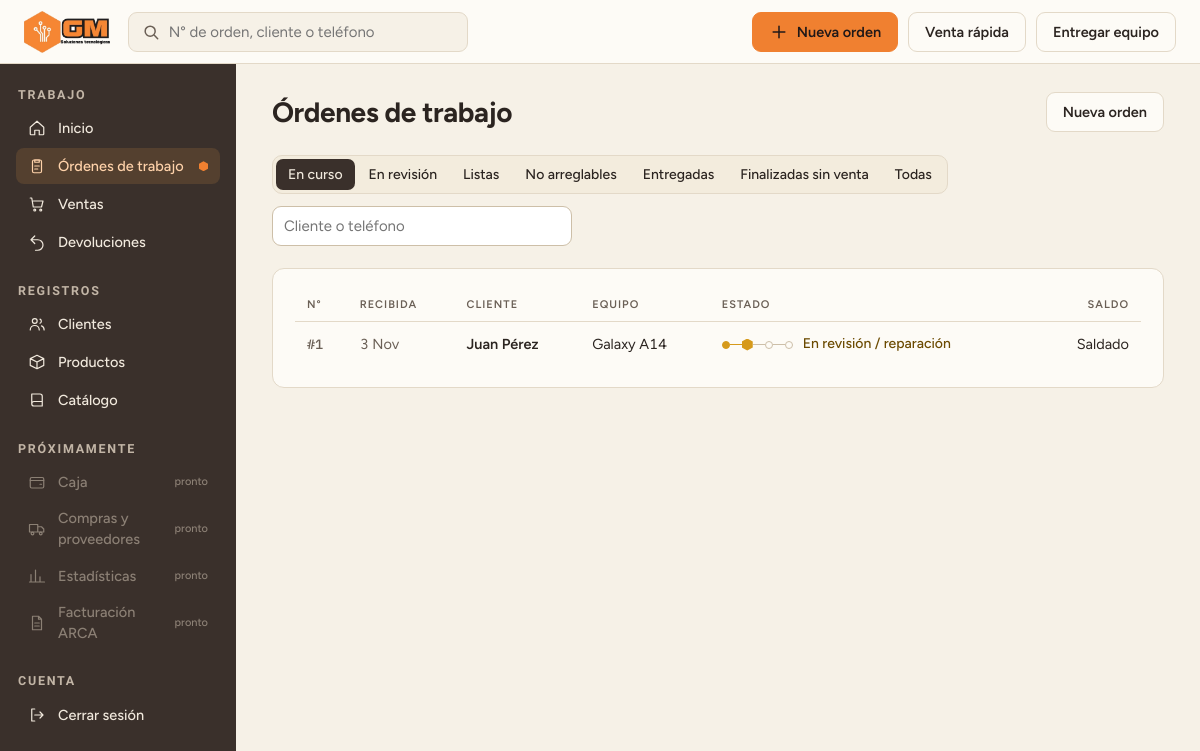
/ordenes/ (signed in), run on an earlier commit of the app's database.
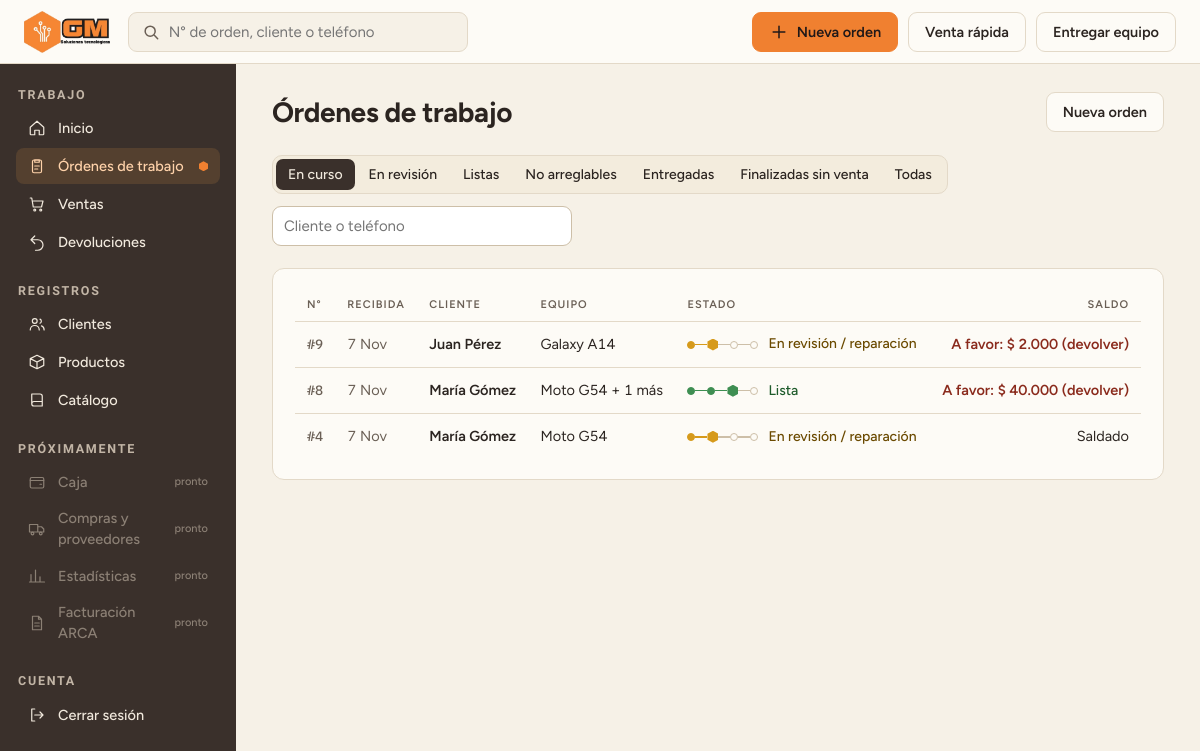
And on a later commit of the database.
### catalogo/models.py (models this page shows, shortened)
class OrdenTrabajo(models.Model):
    cliente = models.ForeignKey("Cliente", on_delete=models.PROTECT, related_name="ordenes")
    fecha_recepcion = models.DateTimeField(auto_now_add=True)
    @property
    def estado(self):
        if self.cerrada:
            return 'cerrada'
        equipos = list(self.equipos.all())
        if not equipos:
            return 'pendiente'
        if any(equipo.estado == 'pendiente' for equipo in equipos):
            return 'pendiente'
        if all(equipo.estado == 'no_arreglable' for equipo in equipos):
            if self.monto_retenido == 0:
                return 'finalizada'
            return 'no_arreglable'
        return 'lista'
    @property
    def total(self):
        total = Decimal("0.00")
        for equipo in self.equipos.all():
            if equipo.estado == "no_arreglable":
                continue        # lo que no se arregla no se cobra
            for linea in equipo.lineas_reparacion.all():
                total += linea.subtotal
        for linea in self.lineas_producto.all():
            total += linea.subtotal
        return total
    @property
    def monto_devuelto(self):
        return sum((d.monto for d in self.devoluciones.all() if d.devuelta), Decimal("0.00"))
    @property
    def monto_pagado(self):
        total = Decimal("0.00")
        for pago in self.pagos.all():
            total += pago.monto
        return total - self.monto_devuelto
    @property
    def monto_adeudado(self):
        return self.total - self.monto_pagado
    @property
    def monto_retenido(self):
        if self.cerrada:
            return Decimal("0.00")
        return self.monto_pagado
    @property
    def cerrada(self):
        return hasattr(self, "venta")

class Cliente(models.Model):
    nombre = models.CharField(max_length=120)
    notas = models.TextField(blank=True)
    email = models.EmailField(blank=True)
    direccion = models.CharField(max_length=200, blank=True)
    def __str__(self):
        return self.nombre

class EquipoRecibido(models.Model):
    orden_trabajo = models.ForeignKey(OrdenTrabajo, on_delete=models.CASCADE, related_name="equipos")
    tipo = models.CharField(max_length=20, choices=EQUIPO_RECIBIDO_ORDEN_CHOICES)
    modelo = models.ForeignKey(ModeloEquipo, on_delete=models.PROTECT, related_name="equipos", blank = True, null = True)
    problema = models.TextField(max_length=500)
    tipo_bloqueo = models.CharField(max_length=20, choices=BLOQUEO_CHOICES, default='ninguno')
    clave_bloqueo = models.CharField(max_length=100, blank=True)
    accesorios_dejados = models.TextField(max_length=300, blank = True)
    estado = models.CharField(max_length=20, default= 'pendiente', choices=EQUIPO_ORDEN_ESTADO_CHOICES)

class ModeloEquipo(models.Model):
    nombre = models.CharField(max_length=60)
    marca = models.ForeignKey(Marca, on_delete=models.PROTECT, related_name="modelos",
                              limit_choices_to={"activa": True})
    tipo = models.CharField(max_length=20, choices= MODELO_EQUIPO_TIPO_CHOICES)
    activo = models.BooleanField(default=True)
    class Meta:
        constraints = [
            models.UniqueConstraint(fields=["marca", "nombre"], name="modelo_unico_por_marca")
        ]

class LineaReparacion(models.Model):
    precio_vendido = models.DecimalField(max_digits=10, decimal_places=2, validators=[MinValueValidator(0)])
    nota = models.TextField(max_length=300, blank=True) #opcional
    equipo = models.ForeignKey(EquipoRecibido, on_delete=models.CASCADE, related_name="lineas_reparacion")
    reparacion = models.ForeignKey(Reparacion, on_delete=models.PROTECT, related_name="lineas")
    @property
    def subtotal(self):
        return self.precio_vendido

class Pago(models.Model):
    orden_trabajo = models.ForeignKey(OrdenTrabajo, on_delete=models.PROTECT,related_name="pagos", null = True, blank = True) #null y blank son para que no sea obligatorio, ya que un pago puede ser de una venta directa
    metodo_pago = models.ForeignKey(MetodoPago, on_delete=models.PROTECT, related_name="pagos")
    venta = models.ForeignKey("Venta", on_delete=models.PROTECT, null=True, blank=True, related_name="pagos")
    monto = models.DecimalField(max_digits=10, decimal_places=2, validators=[MinValueValidator(Decimal("0.01"))])
    recargo_porcentaje = models.DecimalField(max_digits= 5, decimal_places=2, blank=True, validators=[MinValueValidator(0)])
    fecha = models.DateTimeField(auto_now_add=True)
    class Meta:
        constraints = [
            models.CheckConstraint(
                condition=(models.Q(orden_trabajo__isnull=False, venta__isnull=True)
                           | models.Q(orden_trabajo__isnull=True, venta__isnull=False)),
                name="pago_orden_o_venta",
            )
        ]

class LineaProductoAbstracta(models.Model):
    cantidad_adquirida = models.PositiveIntegerField(validators=[MinValueValidator(1)])
    precio_vendido = models.DecimalField(max_digits=10, decimal_places = 2, blank=True, validators=[MinValueValidator(0)])
    producto = models.ForeignKey(Producto, on_delete = models.PROTECT, related_name="%(class)ss")
    class Meta:
        abstract = True
    @property
    def subtotal(self):
        if(self.cantidad_adquirida is None or self.precio_vendido is None):
            return 0
        return self.cantidad_adquirida * self.precio_vendido

class LineaProductoOrden(LineaProductoAbstracta):
    orden_trabajo = models.ForeignKey(OrdenTrabajo, on_delete= models.CASCADE, related_name = "lineas_producto")

### web/views.py (the view)
# urls.py: path("ordenes/", views.ordenes, name="ordenes"),
@login_required
def ordenes(request):
    filtro = request.GET.get("estado", "curso")
    q = request.GET.get("q", "").strip()
    numero = q.lstrip("#")
    if numero.isdigit() and len(numero) <= 6 and OrdenTrabajo.objects.filter(pk=int(numero)).exists():
        return redirect("web:orden_detalle", numero=int(numero))
    consulta = (OrdenTrabajo.objects.select_related("cliente", "venta")
                .prefetch_related(*PREFETCH_ORDEN).order_by("-id"))
    if q:
        consulta = consulta.filter(
            Q(cliente__nombre__icontains=q) | Q(cliente__telefonos__numero__icontains=q)).distinct()
    if filtro == "cerrada":
        consulta = consulta.filter(venta__isnull=False)
    elif filtro != "todas":
        consulta = consulta.filter(venta__isnull=True)
    lista = list(consulta)
    if filtro == "curso":
        lista = [o for o in lista if o.estado in EN_CURSO]
    elif filtro in ("pendiente", "lista", "no_arreglable", "finalizada"):
        lista = [o for o in lista if o.estado == filtro]
    pagina = Paginator(lista, 50).get_page(request.GET.get("pagina"))
    return render(request, "web/ordenes/lista.html", {
        "pagina": pagina, "filtros": FILTROS, "filtro": filtro, "q": q,
    })

### catalogo/models.py (called while the page is built)
    @property
    def devuelta(self):
        return self.fecha_devolucion is not None

### web/templatetags/formato.py (called while the page is built)
def _numero(valor):
    texto = f"{abs(valor):,.2f}".replace(",", "X").replace(".", ",").replace("X", ".")
    return texto[:-3] if texto.endswith(",00") else texto

@register.filter
def pesos(valor):
    return f"$ {_numero(valor)}"

@register.filter
def saldo(orden):
    return saldo_monto(orden.monto_adeudado)

@register.filter
def saldo_monto(pendiente):
    if pendiente > 0:
        return f"Debe {pesos(pendiente)}"
    if pendiente < 0:
        return f"A favor: {pesos(pendiente)} (devolver)"
    return "Saldado"

@register.filter
def estado_texto(orden):
    return ESTADOS[orden.estado][0]

@register.filter
def estado_clase(orden):
    return ESTADOS[orden.estado][1]

@register.filter
def pista(orden):
    actual = PASO_ACTUAL[orden.estado]
    pasos = []
    for i in range(4):
        if i < actual:
            pasos.append("hecho")
        elif i == actual:
            pasos.append("actual")
        else:
            pasos.append("")
    return pasos

### web/templates/web/ordenes/lista.html (shortened to what this page needs)
{% extends "web/base.html" %}
{% load formato %}
{% block contenido %}
<div class="head">
<h1>Órdenes de trabajo</h1>
<a class="btn" href="{% url 'web:orden_nueva' %}">Nueva orden</a>
</div>
<form class="filtros" method="get" role="search">
<nav class="segmento" aria-label="Filtrar por estado">
{% for clave, nombre in filtros %}<a href="?estado={{ clave }}{% if q %}&amp;q={{ q|urlencode }}{% endif %}" class="{% if clave == filtro %}on{% endif %}">{{ nombre }}</a>{% endfor %}
</nav>
<input class="entrada" name="q" value="{{ q }}" placeholder="Cliente o teléfono" aria-label="Buscar por cliente o teléfono">
</form>
<section class="panel">
{% if pagina.object_list %}
<div style="overflow-x:auto"><table>
<thead><tr><th>N°</th><th>Recibida</th><th>Cliente</th><th>Equipo</th><th>Estado</th><th class="der">Saldo</th></tr></thead>
<tbody>
{% for o in pagina %}
<tr>
<td class="num"><a href="{% url 'web:orden_detalle' o.id %}"><b>#{{ o.id }}</b></a></td>
<td class="sec">{{ o.fecha_recepcion|date:"j M" }}</td>
<td class="cli"><a class="fila-link" href="{% url 'web:orden_detalle' o.id %}">{{ o.cliente }}</a></td>
<td>{{ o|equipos_texto }}</td>
<td>{% include "web/parciales/pista.html" %}</td>
<td class="der{% if o.monto_adeudado < 0 and not o.cerrada %} afavor{% endif %}">{% if o.cerrada %}<a class="sec" href="{% url 'web:venta_detalle' o.venta.id %}">Venta #{{ o.venta.id }}</a>{% else %}{{ o|saldo }}{% endif %}</td>
</tr>
{% endfor %}
</tbody></table></div>
{% else %}
<p class="vacio">No hay órdenes{% if q %} que coincidan con “{{ q }}”{% endif %}.</p>
{% endif %}
</section>
{% endblock %}

### web/templates/web/parciales/pista.html
{% load formato %}
<span class="pista {{ o|estado_clase }}" title="Recibida · Revisión · Lista · Entregada"><span class="p" aria-hidden="true">{% for paso in o|pista %}{% if not forloop.first %}<span class="s {{ paso }}"></span>{% endif %}<span class="n {{ paso }}"></span>{% endfor %}</span><span class="t">{{ o|estado_texto }}</span></span>

What changed in the data, as far as the page shows it:
removed OrdenTrabajo: id "1", fecha_recepcion "3 Nov", cliente "Juan Pérez", id.nombre "Galaxy A14", id.estado "En revisión / reparación", id.estado "Saldado"
added OrdenTrabajo: id "9", fecha_recepcion "7 Nov", cliente "Juan Pérez", id.nombre "Galaxy A14", id.estado "En revisión / reparación", id.monto "A favor: $ 2.000 (devolver)"
added OrdenTrabajo: id "8", fecha_recepcion "7 Nov", cliente "María Gómez", id.nombre "Moto G54 + 1 más", id.estado "Lista", id.monto "A favor: $ 40.000 (devolver)"
added OrdenTrabajo: id "4", fecha_recepcion "7 Nov", cliente "María Gómez", id.nombre "Moto G54", id.estado "En revisión / reparación", id.monto "Saldado"
